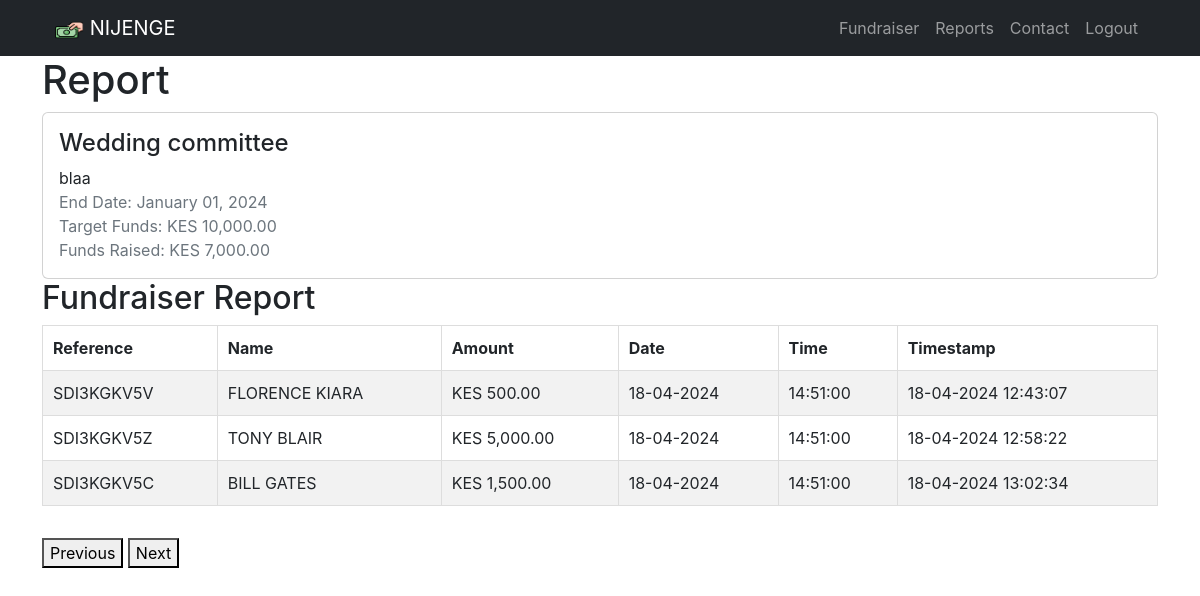
The page /report/2 (signed in) on the database its author committed.
### models.py (models this page shows, shortened)
class Fundraiser(db.Model):
    id = db.Column(db.Integer, primary_key=True)
    user_id = db.Column(db.Integer, db.ForeignKey("user.id"), nullable=False)
    name = db.Column(db.String, nullable=False)
    description = db.Column(db.String)
    end_date = db.Column(db.DateTime, nullable=False)
    target_funds = db.Column(db.Integer, nullable=False)
    user = db.relationship("User", backref=db.backref("fundraisers", lazy=True))
    @property
    def funds_raised(self):
        total = (
            db.session.query(func.sum(Contribution.amount)) # type: ignore
            .filter_by(fundraiser_id=self.id)
            .scalar()
        )
        return total or 0

class Contribution(db.Model):
    __tablename__ = "contributions"
    contribution_id = db.Column(db.Integer, primary_key=True, autoincrement=True)
    fundraiser_id = db.Column(
        db.Integer, db.ForeignKey("fundraiser.id"), nullable=False
    )
    contribution_reference = db.Column(db.Text, nullable=False)
    contributor_name = db.Column(db.Text, nullable=False)
    phone_number = db.Column(db.Text, nullable=False)
    amount = db.Column(db.DECIMAL, nullable=False)
    contribution_date = db.Column(db.Date, nullable=False)
    contribution_time = db.Column(db.Time, nullable=False)
    timestamp = db.Column(db.DateTime(timezone=True), server_default=func.now())
    fundraiser = db.relationship("Fundraiser", backref="contributions")

### app.py (the view)
@app.route("/report/<int:fundraiser_id>")
@login_required
def report(fundraiser_id):
    fundraiser = Fundraiser.query.get_or_404(fundraiser_id)
    contributions = Contribution.query.filter_by(fundraiser_id=fundraiser_id).all()
    contributions_dict = [
        {
            "reference": contribution.contribution_reference,
            "name": contribution.contributor_name,
            "amount": currency_format(contribution.amount),
            "date": contribution.contribution_date.strftime("%d-%m-%Y"),
            "time": contribution.contribution_time.strftime("%H:%M:%S"),
            "timestamp": contribution.timestamp.strftime("%d-%m-%Y %H:%M:%S"),
        }
        for contribution in contributions
    ]
    if request.args.get("format") == "json":
        return jsonify(items=contributions_dict)
    else:
        return render_template(
            "report.html", fundraiser=fundraiser, contributions=contributions_dict
        )

### app.py (called while the page is built)
@app.template_filter("currency_format")
def currency_format(value):
    formatted_value = f"KES {value:,.2f}"  # Format as KES with thousands separator and 2 decimal places
    return formatted_value

### models.py (called while the page is built)
def login_required(func):
    @wraps(func)
    def decorated_function(*args, **kwargs):
        if "user_id" not in session:
            return redirect(url_for("login"))
        g.user = User.query.get(session["user_id"])  # Retrieve user information
        return func(*args, **kwargs)
    return decorated_function

### templates/report.html (shortened to what this page needs)
{% extends "layout.html" %}
{% block content %}
  <div class="container">
    <h1>Report</h1>
    <div class="card">
      <div class="card-body">
        <h4 class="card-title">{{ fundraiser.name }}</h4>
        <p class="card-text">{{ fundraiser.description }}</p>
        <p class="text-muted">
          End Date: {{ fundraiser.end_date.strftime("%B %d, %Y") }}<br>
          Target Funds: {{ fundraiser.target_funds | currency_format }}<br>
          Funds Raised: {{ fundraiser.funds_raised | currency_format }}
        </p>
      </div>
    </div>
    <h2>Fundraiser Report</h2>
    <table id="contributions-table" class="table table-bordered table-striped">
      <thead>
        <tr>
          <th>Reference</th>
          <th>Name</th>
          <th>Amount</th>
          <th>Date</th>
          <th>Time</th>
          <th>Timestamp</th>
        </tr>
      </thead>
      <tbody id="contributions-table-body">
        {% for contribution in contributions %}
        <tr>
          <td>{{ contribution.reference }}</td>
          <td>{{ contribution.name }}</td>
          <td>{{ contribution.amount }}</td>
          <td>{{ contribution.date }}</td>
          <td>{{ contribution.time }}</td>
          <td>{{ contribution.timestamp }}</td>
        </tr>
        {% endfor %}
      </tbody>
    </table>
          <div id="pagination-controls">
            <button id="prev-page">Previous</button>
            <button id="next-page">Next</button>
          </div>
          </div>
    </div>
    {% endblock %}

### rows shown on the page
Fundraiser: name "Wedding committee", description "blaa", end_date "January 01, 2024", target_funds "KES 10,000.00"
Contribution: reference "SDI3KGKV5V", name "FLORENCE KIARA", amount "KES 500.00", date "18-04-2024", time "14:51:00", timestamp "18-04-2024 12:43:07"
Contribution: reference "SDI3KGKV5Z", name "TONY BLAIR", amount "KES 5,000.00", date "18-04-2024", time "14:51:00", timestamp "18-04-2024 12:58:22"
Contribution: reference "SDI3KGKV5C", name "BILL GATES", amount "KES 1,500.00", date "18-04-2024", time "14:51:00", timestamp "18-04-2024 13:02:34"

### other values the page prints
{{ fundraiser.funds_raised | currency_format }} "KES 7,000.00"
